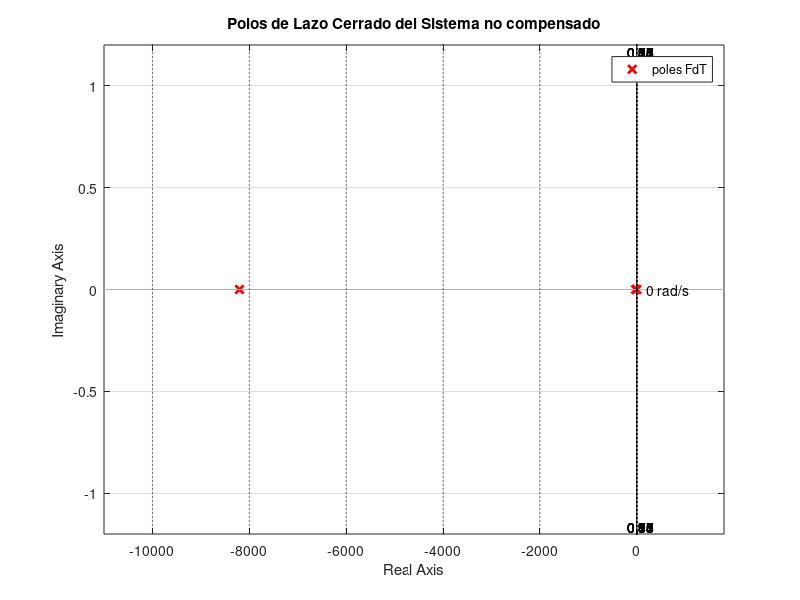
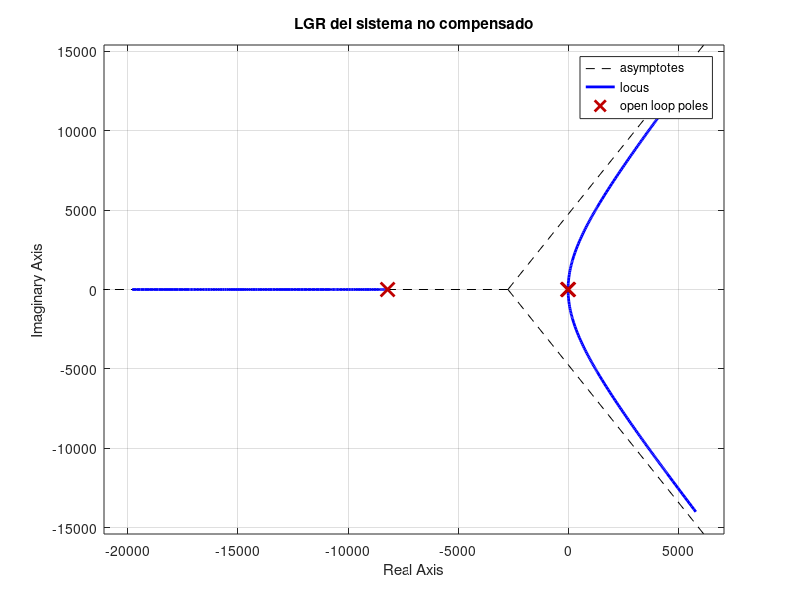
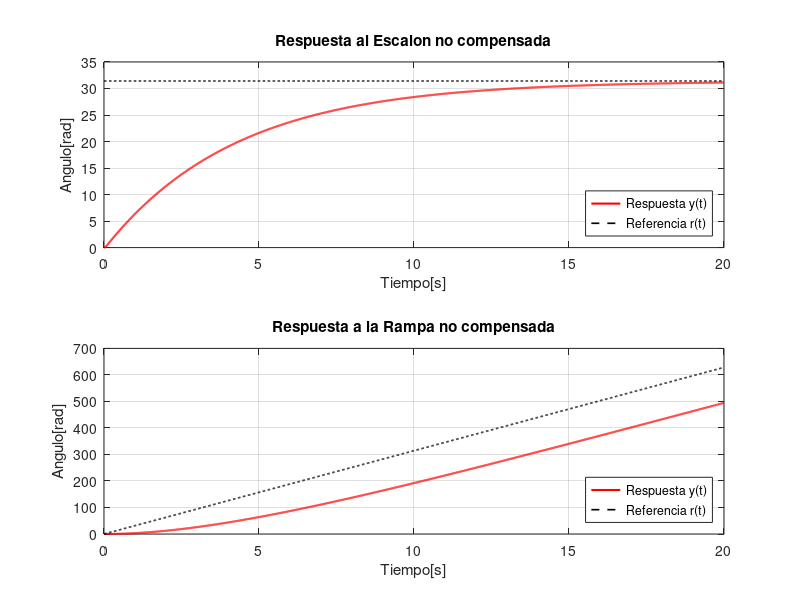
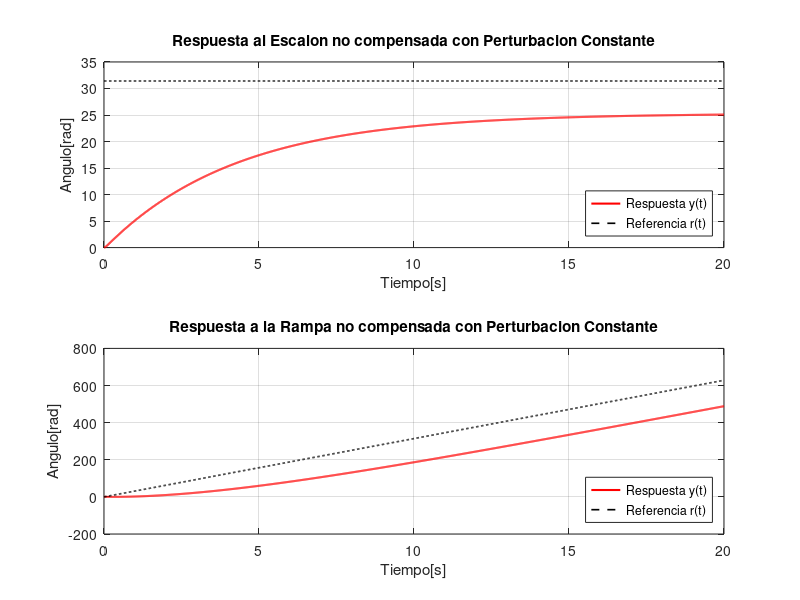

The MATLAB script that drew these images, in order:
   clear all;close all;clc

   pkg load control
   s = tf('s');

   % TREN DE ENGRANAJES REDCUTOR

   % Modelo: 406769
   % Relación de transformación; 100:1
   TLmax=4.5; %N*m
   J_t = 0.31 * 0.0001/1000; % Kg/m^2
   B_t = 0; %Según datasheet
   n = 1/71;


   %  MOTOR
   % Modelo:  339152
   Wnom=9690*2*pi/60; %velocidad Nominal en Rad/s
   R = 1.53;     % Ohm
   L_ind= 0.186e-3; % H
   Ke = 1/(460 * 2*pi/60); % rad/(seg*V)
   Kt = 20.8e-3; % Nm/A
   J_m = 14.7 * 0.0001/1000; % Kg/m^2
   B_m = 0.7325e-6; %según datasheet


   %CARGA
   %Brazo Robotico
   TL=TLmax*0.5;      %Torque de Carga en N*m como el 50% de la carga maxima del tren reductor
   L_brazo = 0.35;    %Longitud del Brazo en metros
   g = 9.81;          % gravedad m/s^2

   mL=TL/(g*(L_brazo/2));     %Masa Equivalente del Brazo en Kg (con centro de graverdad en L_brazo/2)
   J_l =(1/3)*mL*(L_brazo)^2; %Inercia de la Carga en el eje secundario en Kg/m^2

   WL=Wnom*n;      %Velocidad Nominal en el Eje Secundaro en Rad/s
   B_l = TL/WL;    %Friccion de la carga en el eje secundario en N*m*s/rad



   Je = J_m + J_t + J_l*n^2;  %Inercia equivalente
   Be = B_m + B_t + B_l*n^2;  %Friccion equivalente


   %SENSOR DE POSICION
   %Potenciometro:
   Vref=24; %Tension de Referencia del Potenciometro
   Kpot = Vref/(20*pi); % V/rad realimentación(Ganancia del Potenciometro)


   %SETs POINTs
   V_step=12; %V
   V_ramp=12; %V

   %Torque de Perturbacion Externa
   TL_per=TL;
   TL_eq = TL_per * n; %Torque Reflejado al Eje del Motor

   %SISTEMA A LAZO CERRADO SIN COMPENSADOR
   %Algebra de Bloques :
   G1 = 1/(R + s*L_ind);
   G2 = 1/(Be + s*Je);
   F1 = feedback(G1*Kt*G2,Ke);
   F2 = F1*n/s;
   L = minreal(F2 * Kpot); %FDT de Lazo Abierto
   FdT = minreal(feedback(F2,Kpot));% Theta(s)/Vin(s)

   %Mason para la FDT de la Pertubacion:
   L1=-Ke*Kt*G1*G2;
   L2=-G2*n*(1/s)*Kpot*G1*Kt;
   P1=-G2*n/s;
   Delta=1-(L1+L2); %Ecuacion Caracterisitca de Todo el Sistema no Compensado
   FdT_per=minreal(P1/Delta); % Theta(s)/Text(s)



   disp('==========================================================================')
   disp('===============FUNCION DE TRANSFERNCIA DE LAZO CERRADO====================')
   disp('==========================================================================')
   FdT%FDT de Lazo Cerrado
   disp("Polos de Lazo Cerrado:");
   disp(pole(FdT));
   disp("Ceros de Lazo Cerrado:");
   disp(zero(FdT));
   if(isstable(FdT))
     disp("El sistema a lazo cerrado es estable.");
   else
     disp("El sistema a lazo cerrado es inestable.");

   endif

   %Mapa de Polos de Lazo cerrado
   figure(1)
   pzmap(FdT,'r');
   sgrid on;
   title("Polos de Lazo Cerrado del Sistema no compensado");

   %Lugar de Raices del Sistema
   figure(2)
   rlocus(L); grid on; title("LGR del sistema no compensado")



   %Simulaciones de Respuestas Temporales
   t = 0:0.01:20;
   %Entradas de Tension
   u_step = V_step*ones(size(t));
   u_ramp = V_ramp*t;
   %Entrada de Perturbacion
   u_per = TL_eq*ones(size(t));

   %Referencias Ideales de Posicion Angular en Radianes
   ref_step = u_step / Kpot;
   ref_ramp = u_ramp / Kpot;

   %Respuestas Del Sistema
   [y_step,t]=lsim(FdT,u_step,t);
   [y_ramp,t]=lsim(FdT,u_ramp,t);
   [y_per,t]=lsim(FdT_per,u_per,t);


   %Grafico de Respuestas sin Pertubacion
   figure(3);
   subplot(2,1,1);
   plot(t,y_step,'r', 'LineWidth', 1.5); hold on;
   plot(t, ref_step, '--k', 'LineWidth', 1.2); hold off;
   grid on; title("Respuesta al Escalon no compensada")
   xlabel('Tiempo[s]'); ylabel('Angulo[rad]');
   legend('Respuesta y(t)', 'Referencia r(t)', 'Location', 'southeast');

   subplot(2,1,2);
   plot(t,y_ramp,'r', 'LineWidth', 1.5); hold on;
   plot(t, ref_ramp, '--k', 'LineWidth', 1.2); hold off;
   grid on; title("Respuesta a la Rampa no compensada")
   xlabel('Tiempo[s]'); ylabel('Angulo[rad]');
   legend('Respuesta y(t)', 'Referencia r(t)', 'Location', 'southeast');

   %Grafico de Respuestas con el Efecto de la Pertubacion
   figure(4);
   subplot(2,1,1);
   plot(t,y_step+y_per,'r','LineWidth', 1.5); hold on;
   plot(t, ref_step, '--k', 'LineWidth', 1.2); hold off;
   grid on; title("Respuesta al Escalon no compensada con Perturbacion Constante")
   xlabel('Tiempo[s]'); ylabel('Angulo[rad]');
   legend('Respuesta y(t)', 'Referencia r(t)', 'Location', 'southeast');

   subplot(2,1,2);
   plot(t,y_ramp+y_per,'r', 'LineWidth', 1.5); hold on;
   plot(t, ref_ramp, '--k', 'LineWidth', 1.2); hold off;
   grid on; title("Respuesta a la Rampa no compensada con Perturbacion Constante")
   xlabel('Tiempo[s]'); ylabel('Angulo[rad]');
   legend('Respuesta y(t)', 'Referencia r(t)', 'Location', 'southeast');



   disp('==========================================================================')
   disp('===============ESPECIFICACIONES DEL SISTEMA NO COMPENSADO=================')
   disp('==========================================================================')


   disp('Errores en regimen permanente:')
   disp('------------------------------')
   disp('Para Entrada Escalon:')
   Kp = dcgain(L)
   ess_step = 1/(1+Kp)
   disp('Para Entrada de Rampa:')
   Kv = dcgain(minreal(s*L))
   ess_ramp = 1/Kv
   disp('------------------------------')
   disp('Sobrepasamiento Mp(%):')
   disp('------------------------------')
   y_final = y_step(end);
   y_max = max(y_step);
   Mp=100*(y_max-y_final)/y_final

   disp('--------------------------------')
   disp('Tiempo de Establecimiento ts(s):')
   disp('--------------------------------')
   banda_error = abs(y_step - y_final);
   indices_fuera = find(banda_error > (0.02 * y_final));  %calcula la ventana del 2% del valor final y busca todas las posiciones en el vector donde el error es mayor al 2%
   if isempty(indices_fuera)
     ts = t(1);
   else % ultimo tiempo en que la señal estuvo fuera de la banda del 2%
     ts = t(indices_fuera(end))
   endif

   disp('-------------------------------------')
   disp('Rechazo a las Pertubaciones Externas:')
   disp('-------------------------------------')
   TL_final=dcgain(TL_eq*FdT_per)
   if(TL_final==0)
    disp('El Sistema Rechaza las Perturbaciones Externas Constantes');
   else
    disp('El Sistema NO Rechaza las Perturbaciones Externas Constantes');

 endif





   % DISEÑO DEL COMPENSADOR PID
   polos_LA=pole(L);    %Polos De Lazo Abierto
   z1=abs(polos_LA(2)); %Ponemos el Cero del Compensador en el Polo dominante de Lazo Abierto para Cancelarlo
   z2=15;
   Kc=1;

   Kp=Kc*(z1+z2);
   Ki=Kc*z1*z2;
   Kd=Kc;
   %FUNCION DE TRANFERENCIA DEL COMPENSADOR
   C=Kp+Ki/s+Kd*s

   figure(5)
   rlocusx(L*C/Kd)

   %Ki = -1/p(3)

   %1/Ki

   %PI = (s + 1/Ki)/s

   %p = pole(minreal(FdT*PI))
  % z = zero(minreal(FdT*PI))

   %rlocusx(minreal(FdT*PI))

   %K = 22.62; % n = 1/100
  % K = 9.38; % n = 1/71

  % FdTC = minreal(feedback(minreal(F2*PI*K),Kpot))

   %t = 0:0.1:20;


  % figure;lsim(FdTC*Kpot,u_step,t)
  % figure;lsim(FdTC*Kpot,u_ramp,t)

  % L = minreal(PI * F2 * Kpot);

   %Kp = dcgain(L);

   %ess_step = 1/(1+Kp)

  % Kv = dcgain(minreal(s*L));

   %fprintf('Kv = %f\n',Kv);

  % ess_ramp = 1/Kv;

  % fprintf('Error estacionario ante rampa = %f\n',ess_ramp);
